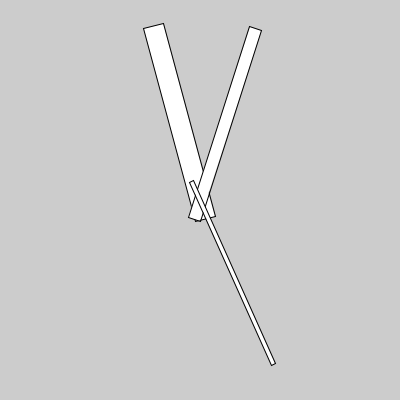
Frame 1 (no input)
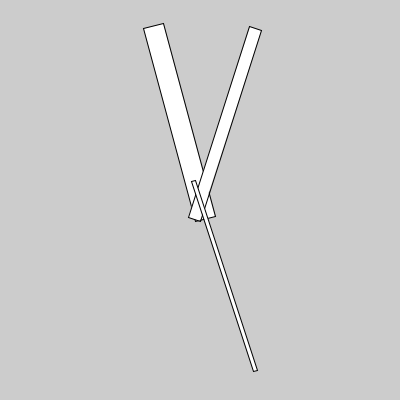
Frame 60 (the mouse pressed at the canvas centre just before this capture)
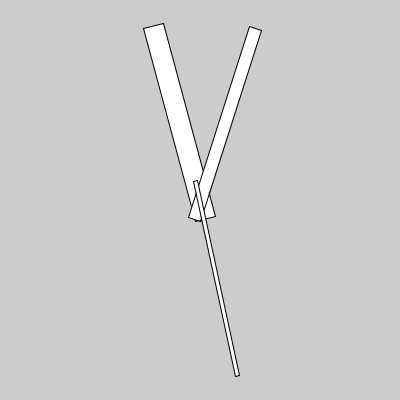
Frame 120 (the mouse held since frame 60 and released just before this capture)

The Processing sketch that drew these frames (run headless with seeded random() and noise(); from frame 60 on, the mouse is pressed at the canvas centre):

// Processing sketch: sk_func_rot_clock
// ── sk_func_rot_clock.pde
int hourCurrent;       // 現在の時（0~23）
int minuteCurrent;     // 現在の分（0~59）
int secondCurrent;     // 現在の秒（0~59）

void setup()
{
  size(400, 400);
}

void draw()
{
  hourCurrent = hour();
  minuteCurrent = minute();
  secondCurrent = second();
  
  background(204);
  
  translate( width / 2, height / 2 );
  
  // 時の円(24時間で1周)
  pushMatrix();
  rotate( getRotationRad( hourCurrent, 24) );
  rect( -10, -180, 20, 200);
  popMatrix();
  
  // 分の円(60分で1周)
  pushMatrix();
  rotate( getRotationRad( minuteCurrent, 60) );
  rect( -6, -180, 12, 200);
  popMatrix();
  
  // 秒の円(60秒で1周)
  pushMatrix();
  rotate( getRotationRad( secondCurrent, 60) );
  rect( -2, -180, 4, 200);
  popMatrix();
}

float getRotationRad(int fTime, float fMax) 
{
  float fRot = ( ( fTime % int(fMax) ) / fMax ) * 360;
  return radians( fRot );
}
